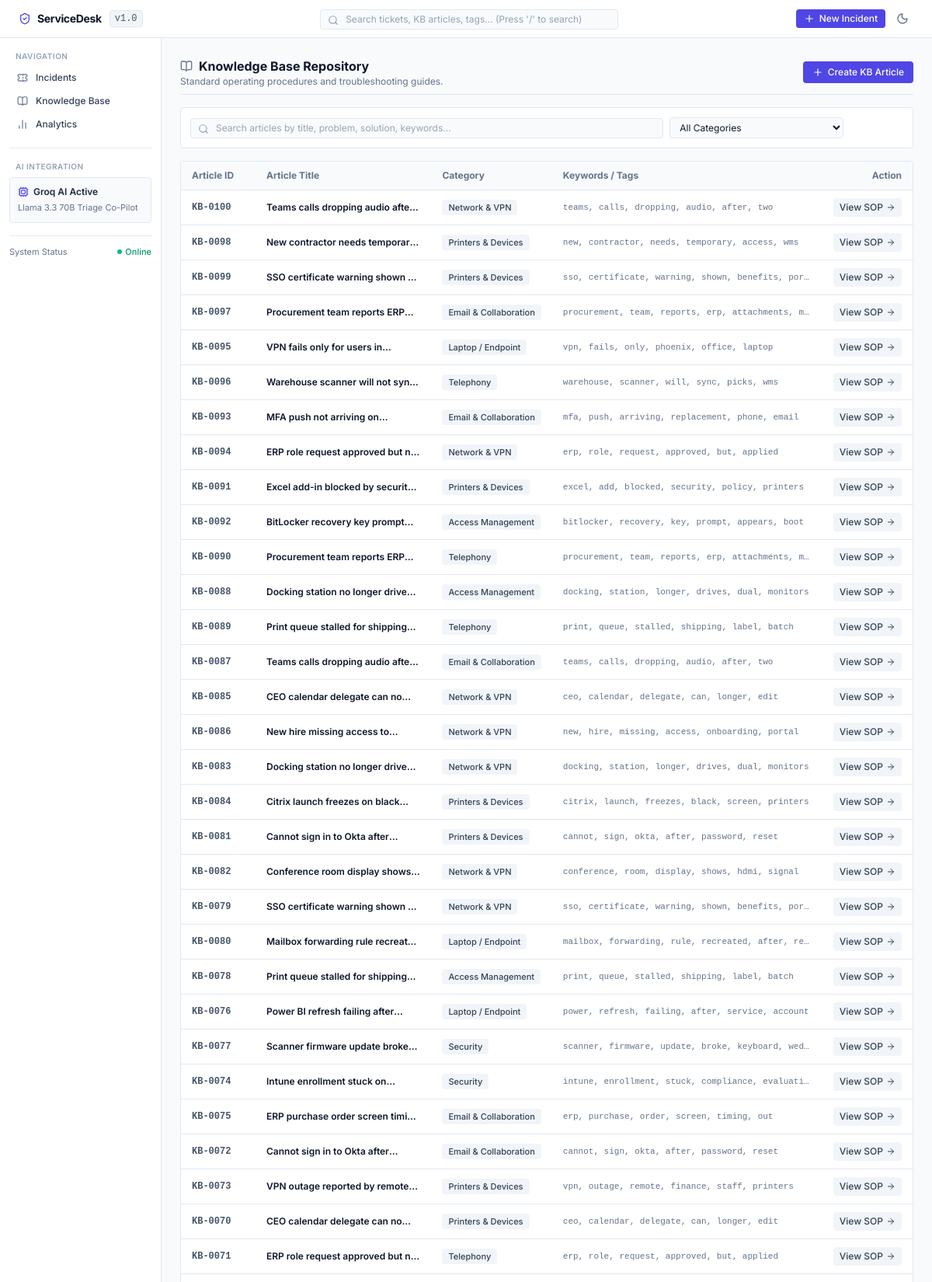
Screenshot of /kb (upper part) with the database file from the repository.
### app/models.py (models this page shows)
class KBArticle(Base):
    __tablename__ = "kb_articles"
    id = Column(Integer, primary_key=True, index=True, autoincrement=True)
    title = Column(String(255), nullable=False)
    category = Column(String(100), nullable=False)
    problem = Column(Text, nullable=False)
    solution = Column(Text, nullable=False)
    keywords = Column(Text, nullable=True)
    created_at = Column(DateTime(timezone=True), default=utc_now)

### app/routers/kb.py (the view)
@router.get("/kb", response_class=HTMLResponse)
async def list_kb_articles(
    request: Request,
    q: Optional[str] = None,
    category: Optional[str] = None,
    db: Session = Depends(get_db)
):
    articles = KBService.search_articles(db, query=q, category=category)
    categories = KBService.get_categories(db)
    return templates.TemplateResponse(
        request=request,
        name="kb/list.html",
        context={
            "app_name": settings.APP_NAME,
            "articles": articles,
            "categories": categories,
            "selected_category": category or "All",
            "search_query": q or "",
            "total_count": len(articles)
        }
    )

### app/templates/kb/list.html (shortened to what this page needs)
{% extends "base.html" %}
{% block content %}
<div class="space-y-4">
    <div class="flex items-center justify-between gap-4 pb-2 border-b border-slate-200 dark:border-slate-800">
        <div>
            <h1 class="text-base font-bold text-slate-900 dark:text-white flex items-center gap-2">
                <i data-lucide="book-open" class="w-4 h-4 text-slate-500"></i>
                <span>Knowledge Base Repository</span>
            </h1>
            <p class="text-xs text-slate-500">Standard operating procedures and troubleshooting guides.</p>
        </div>
        <div>
            <a href="/kb/new" class="inline-flex items-center gap-1.5 px-3 py-1.5 rounded bg-indigo-600 hover:bg-indigo-700 text-white text-xs font-medium shadow-xs transition">
                <i data-lucide="plus" class="w-3.5 h-3.5"></i>
                <span>Create KB Article</span>
            </a>
        </div>
    </div>
    <div class="p-3 rounded border border-slate-200 dark:border-slate-800 bg-white dark:bg-slate-900 shadow-xs">
        <form method="GET" action="/kb" class="grid grid-cols-1 sm:grid-cols-12 gap-2 items-center">
            <div class="sm:col-span-8 relative">
                <i data-lucide="search" class="absolute left-2.5 top-2 w-3.5 h-3.5 text-slate-400"></i>
                <input
                    type="text"
                    name="q"
                    value="{{ search_query }}"
                    placeholder="Search articles by title, problem, solution, keywords..."
                    class="w-full pl-8 pr-3 py-1 rounded border border-slate-200 dark:border-slate-700 bg-slate-50 dark:bg-slate-800 text-slate-900 dark:text-white text-xs focus:outline-none focus:ring-1 focus:ring-indigo-500"
                >
            </div>
            <div class="sm:col-span-3">
                <select name="category" onchange="this.form.submit()" class="w-full px-2 py-1 rounded border border-slate-200 dark:border-slate-700 bg-slate-50 dark:bg-slate-800 text-slate-900 dark:text-white text-xs focus:outline-none focus:ring-1 focus:ring-indigo-500">
                    <option value="All" {% if selected_category == 'All' %}selected{% endif %}>All Categories</option>
                </select>
            </div>
        </form>
    </div>
    {% if articles %}
        <div class="rounded border border-slate-200 dark:border-slate-800 bg-white dark:bg-slate-900 shadow-xs overflow-hidden">
            <div class="overflow-x-auto">
                <table class="w-full text-left text-xs">
                    <thead class="bg-slate-50 dark:bg-slate-800/60 border-b border-slate-200 dark:border-slate-800 text-slate-500 font-semibold">
                        <tr>
                            <th class="py-2.5 px-3.5 w-24">Article ID</th>
                            <th class="py-2.5 px-3.5">Article Title</th>
                            <th class="py-2.5 px-3.5">Category</th>
                            <th class="py-2.5 px-3.5">Keywords / Tags</th>
                            <th class="py-2.5 px-3.5 text-right">Action</th>
                        </tr>
                    </thead>
                    <tbody class="divide-y divide-slate-200 dark:divide-slate-800">
                        {% for article in articles %}
                            <tr class="table-row-hover transition-colors">
                                <td class="py-2.5 px-3.5 font-mono font-semibold text-slate-600 dark:text-slate-400">
                                    <a href="/kb/{{ article.id }}" class="hover:text-indigo-600">
                                        KB-{{ "%04d" % article.id }}
                                    </a>
                                </td>
                                <td class="py-2.5 px-3.5">
                                    <a href="/kb/{{ article.id }}" class="font-semibold text-slate-900 dark:text-white hover:text-indigo-600 dark:hover:text-indigo-400 line-clamp-1">
                                        {{ article.title }}
                                    </a>
                                </td>
                                <td class="py-2.5 px-3.5 whitespace-nowrap">
                                    <span class="inline-flex items-center px-2 py-0.5 rounded text-[11px] font-medium bg-slate-100 text-slate-700 dark:bg-slate-800 dark:text-slate-300">
                                        {{ article.category }}
                                    </span>
                                </td>
                                <td class="py-2.5 px-3.5 text-slate-500 whitespace-nowrap">
                                    {% if article.keywords %}
                                        <span class="font-mono text-[11px] text-slate-500 truncate max-w-xs block">
                                            {{ article.keywords }}
                                        </span>
                                    {% else %}
                                        <span class="text-slate-400">-</span>
                                    {% endif %}
                                </td>
                                <td class="py-2.5 px-3.5 text-right whitespace-nowrap">
                                    <a href="/kb/{{ article.id }}" class="inline-flex items-center gap-1 px-2 py-1 rounded bg-slate-100 dark:bg-slate-800 hover:bg-slate-200 dark:hover:bg-slate-700 text-slate-700 dark:text-slate-300 text-xs font-medium transition">
                                        <span>View SOP</span>
                                        <i data-lucide="arrow-right" class="w-3 h-3"></i>
                                    </a>
                                </td>
                            </tr>
                        {% endfor %}
                    </tbody>
                </table>
            </div>
        </div>
    {% endif %}
</div>
{% endblock %}

### app/static/css/style.css (style rules this page uses)
body { font-family: 'Inter', -apple-system, BlinkMacSystemFont, "Segoe UI", Roboto, sans-serif; color: #0f172a; background-color: #f8fafc; }

### rows the page displays
KBArticle: id "0100", title "Teams calls dropping audio…", category "Network & VPN", keywords "teams, calls, dropping, audio, after, two"
KBArticle: id "0098", title "New contractor needs…", category "Printers & Devices", keywords "new, contractor, needs, temporary, access, wms"
KBArticle: id "0099", title "SSO certificate warning shown…", category "Printers & Devices", keywords "sso, certificate, warning, shown, benefits, por…"
KBArticle: id "0097", title "Procurement team reports…", category "Email & Collaboration", keywords "procurement, team, reports, erp, attachments, m…"
KBArticle: id "0095", title "VPN fails only for users…", category "Laptop / Endpoint", keywords "vpn, fails, only, phoenix, office, laptop"
KBArticle: id "0096", title "Warehouse scanner will not…", category "Telephony", keywords "warehouse, scanner, will, sync, picks, wms"
KBArticle: id "0093", title "MFA push not arriving…", category "Email & Collaboration", keywords "mfa, push, arriving, replacement, phone, email"
KBArticle: id "0094", title "ERP role request approved but…", category "Network & VPN", keywords "erp, role, request, approved, but, applied"
KBArticle: id "0091", title "Excel add-in blocked by…", category "Printers & Devices", keywords "excel, add, blocked, security, policy, printers"
KBArticle: id "0092", title "BitLocker recovery key…", category "Access Management", keywords "bitlocker, recovery, key, prompt, appears, boot"
KBArticle: id "0090", title "Procurement team reports…", category "Telephony", keywords "procurement, team, reports, erp, attachments, m…"
KBArticle: id "0088", title "Docking station no longer…", category "Access Management", keywords "docking, station, longer, drives, dual, monitors"
KBArticle: id "0089", title "Print queue stalled for…", category "Telephony", keywords "print, queue, stalled, shipping, label, batch"
KBArticle: id "0087", title "Teams calls dropping audio…", category "Email & Collaboration", keywords "teams, calls, dropping, audio, after, two"
KBArticle: id "0085", title "CEO calendar delegate can…", category "Network & VPN", keywords "ceo, calendar, delegate, can, longer, edit"
KBArticle: id "0086", title "New hire missing access…", category "Network & VPN", keywords "new, hire, missing, access, onboarding, portal"
KBArticle: id "0083", title "Docking station no longer…", category "Network & VPN", keywords "docking, station, longer, drives, dual, monitors"
KBArticle: id "0084", title "Citrix launch freezes on…", category "Printers & Devices", keywords "citrix, launch, freezes, black, screen, printers"
KBArticle: id "0081", title "Cannot sign in to Okta…", category "Printers & Devices", keywords "cannot, sign, okta, after, password, reset"
KBArticle: id "0082", title "Conference room display…", category "Network & VPN", keywords "conference, room, display, shows, hdmi, signal"
KBArticle: id "0079", title "SSO certificate warning shown…", category "Network & VPN", keywords "sso, certificate, warning, shown, benefits, por…"
KBArticle: id "0080", title "Mailbox forwarding rule…", category "Laptop / Endpoint", keywords "mailbox, forwarding, rule, recreated, after, re…"
KBArticle: id "0078", title "Print queue stalled for…", category "Access Management", keywords "print, queue, stalled, shipping, label, batch"
KBArticle: id "0076", title "Power BI refresh failing…", category "Laptop / Endpoint", keywords "power, refresh, failing, after, service, account"
KBArticle: id "0077", title "Scanner firmware update…", category "Security", keywords "scanner, firmware, update, broke, keyboard, wed…"
KBArticle: id "0074", title "Intune enrollment stuck…", category "Security", keywords "intune, enrollment, stuck, compliance, evaluati…"
KBArticle: id "0075", title "ERP purchase order screen…", category "Email & Collaboration", keywords "erp, purchase, order, screen, timing, out"
KBArticle: id "0072", title "Cannot sign in to Okta…", category "Email & Collaboration", keywords "cannot, sign, okta, after, password, reset"
KBArticle: id "0073", title "VPN outage reported by…", category "Printers & Devices", keywords "vpn, outage, remote, finance, staff, printers"
KBArticle: id "0070", title "CEO calendar delegate can…", category "Printers & Devices", keywords "ceo, calendar, delegate, can, longer, edit"
KBArticle: id "0071", title "ERP role request approved but…", category "Telephony", keywords "erp, role, request, approved, but, applied"
